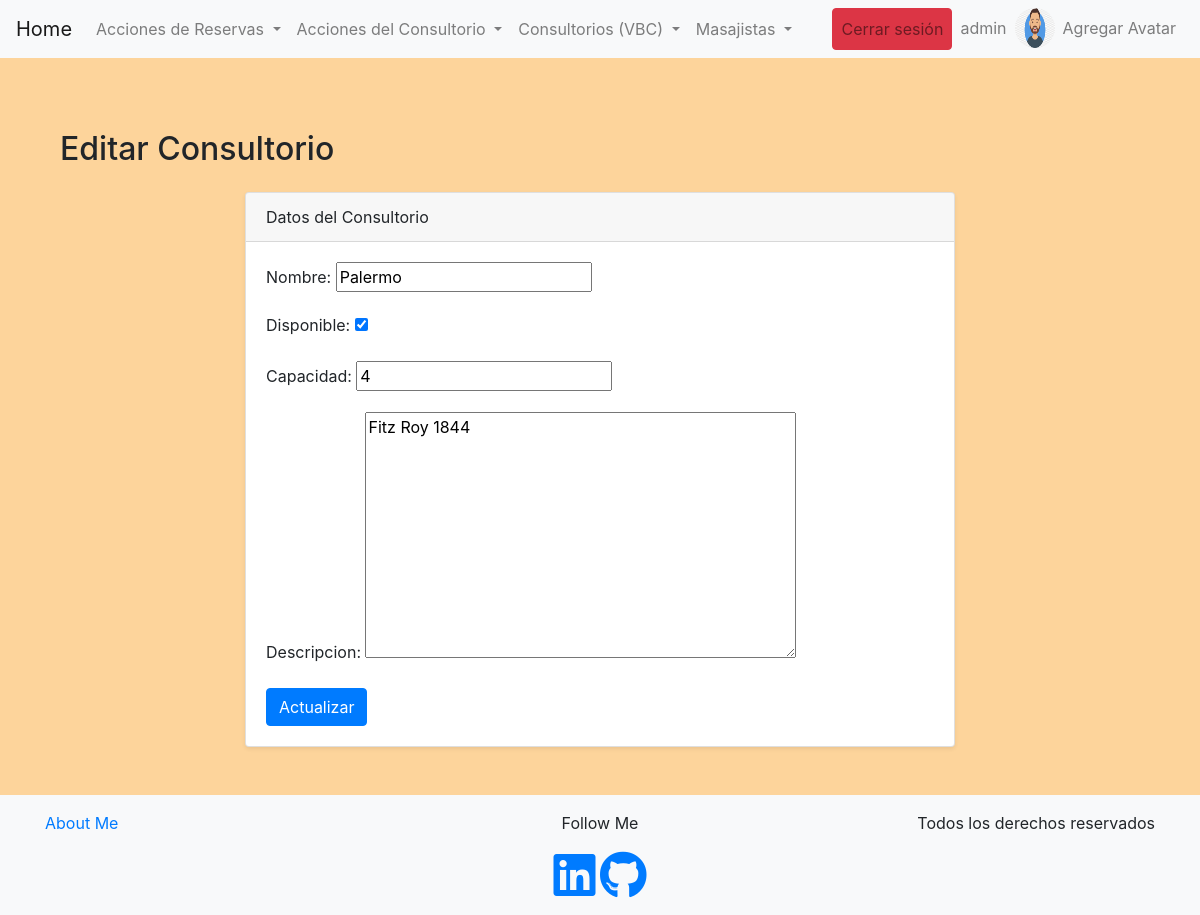
The app's page /bookings/consultorio/vbc/9/update (signed in) with its own data.
### bookings/models.py (models this page shows, shortened)
class Avatar(models.Model):
    user = models.OneToOneField(User, on_delete=models.CASCADE, related_name='avatar')
    image = models.ImageField(upload_to='avatars/')

class Consultorio(models.Model):
    nombre = models.CharField(max_length=100)
    disponible = models.BooleanField(default=True)
    capacidad = models.IntegerField()
    descripcion = models.TextField(blank=True, null=True, max_length=50)

### bookings/views.py (the view)
# urls.py: path("consultorio/vbc/<int:pk>/update", ConsultorioUpdateView.as_view(), name="vbc-consultorio-update"),
class ConsultorioUpdateView(LoginRequiredMixin, UpdateView):
    model = Consultorio
    template_name = "bookings/VBC/vbc-consultorio-update.html"
    fields = ['nombre', 'disponible', 'capacidad', 'descripcion']
    success_url = reverse_lazy("vbc-consultorio-list")

### bookings/templates/bookings/VBC/vbc-consultorio-update.html (shortened to what this page needs)
{% extends 'bookings/base.html' %}
{% block content %}
<section class="py-5">
    <div class="container">
        <h2 class="mb-4">Editar Consultorio</h2>
        <div class="row">
            <div class="col-lg-8 mx-auto">
                <div class="card shadow-sm">
                    <div class="card-header">
                        Datos del Consultorio
                    </div>
                    <div class="card-body">
                        <form method="POST" action="{% url 'vbc-consultorio-update' consultorio.id %}">
                            {{ form.as_p }}
                            <button type="crear" class="btn btn-primary">Actualizar</button>
                        </form>
                    </div>
                </div>
            </div>
        </div>
    </div>
</section>
{% endblock %}

### bookings/templates/bookings/base.html (shortened to what this page needs)
{% load static %}
<!DOCTYPE html>
<html lang="en">
<head>
    <link rel="stylesheet" href="https://stackpath.bootstrapcdn.com/bootstrap/4.5.2/css/bootstrap.min.css">
    <link rel="stylesheet" href="https://cdnjs.cloudflare.com/ajax/libs/font-awesome/5.15.4/css/all.min.css">
    <link rel="stylesheet" type="text/css" href="{% static 'css/styles.css' %}">
</head>
<body class="d-flex flex-column min-vh-100">
    <nav class="navbar navbar-expand-lg navbar-light bg-light">
        {% if user.is_authenticated %}
        <a class="navbar-brand" href="{% url 'home' %}">Home</a>
        {% endif %}
        <div class="collapse navbar-collapse" id="navbarNav">
            <ul class="navbar-nav mr-auto">
                {% if user.is_authenticated %}
                <li class="nav-item dropdown">
                    <a class="nav-link dropdown-toggle" href="#" id="reservasDropdown" role="button" data-toggle="dropdown"
                        aria-haspopup="true" aria-expanded="false">
                        Acciones de Reservas
                    </a>
                </li>
                <li class="nav-item dropdown">
                    <a class="nav-link dropdown-toggle" href="#" id="consultorioDropdown" role="button" data-toggle="dropdown"
                        aria-haspopup="true" aria-expanded="false">
                        Acciones del Consultorio
                    </a>
                </li>
                <li class="nav-item dropdown">
                    <a class="nav-link dropdown-toggle" href="#" id="navbarDropdownMenuLinkSala" role="button" data-toggle="dropdown"
                        aria-haspopup="true" aria-expanded="false">
                        Consultorios (VBC)
                    </a>
                </li>
                <li class="nav-item dropdown">
                    <a class="nav-link dropdown-toggle" href="#" id="navbarDropdownMenuLinkMasajista" role="button"
                        data-toggle="dropdown" aria-haspopup="true" aria-expanded="false">
                        Masajistas
                    </a>
                </li>
                {% endif %}
            </ul>
            <ul class="navbar-nav ml-auto">
                {% if user.is_authenticated %}
                <li class="nav-item">
                    <a class="nav-link btn btn-danger" href="{% url 'logout' %}">Cerrar sesión</a>
                </li>
                <li class="nav-item">
                    <a class="nav-link" href="{% url 'edit-profile'%}">{{user.username}}</a>
                </li>
                <li class="nav-item">
                    {% if user.avatar.image %}
                    <img src="{{ user.avatar.image.url }}" alt="Avatar" style="height: 40px; width: 40px; border-radius: 50%;">
                    {% endif %}
                    <li class="nav-item">
                        <a href="{% url 'avatar-edit' %}" class="nav-link">Agregar Avatar</a>
                    </li>
                </li>
                {% endif %}
            </ul>
        </div>
    </nav>
    <div class="container mt-4">
        {% block content %}{% endblock content %}
    </div>
    <footer class="mt-auto py-3 bg-light">
        <div class="container text-center">
            <div class="row">
                <div class="col-md-4 text-md-left">
                    <a href="{% url 'about-me' %}">About Me</a>
                </div>
                <div class="col-md-4">
                    <p>Follow Me</p>
                    <a href="https://www.linkedin.com/in/pablo-cala-152a46202/" target="_blank" class="footer-icons"><i class="fab fa-linkedin fa-3x"></i></a>
                    <a href="https://github.com/Pablocala98" target="_blank" class="footer-icons"><i class="fab fa-github fa-3x"></i></a>
                </div>
                <div class="col-md-4 text-md-right">
                    <p>Todos los derechos reservados</p>
                </div>
            </div>
        </div>
    </footer>
</body>
</html>

### bookings/static/css/styles.css (style rules this page uses)
body { background-color: rgb(253, 212, 155); }

### records on screen
Consultorio: nombre "Palermo", disponible "☑", capacidad "4", descripcion "Fitz Roy 1844"

### other values on screen
{{ user.username }} "admin"
